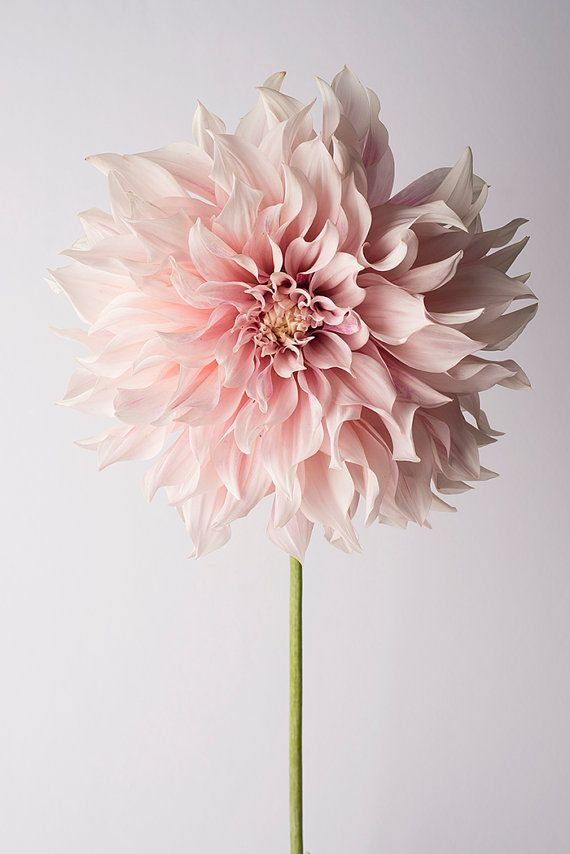
%> input picture halfgary/New folder/4.jpg, 570 x 854 px
$ octave rowwisehalfgray.m   (GNU Octave 9; MATLAB toolbox functions it lacks are replaced by stand-ins)
%> lines starting %> are read from the running program, lines starting %| are printed output that depends on the picture
inputdir='New folder/';
outputdir='bw/';
loadjpg=dir([inputdir '*.jpg']);
for i=1:length(loadjpg)
    imgRGB=imread([inputdir loadjpg(i).name]);
%> imgRGB is the input picture: size 854x570x3 uint8; mean R, G, B 209.8, 194.9, 195.2
    name=loadjpg(i).name;


imgGray = rgb2gray(imgRGB);
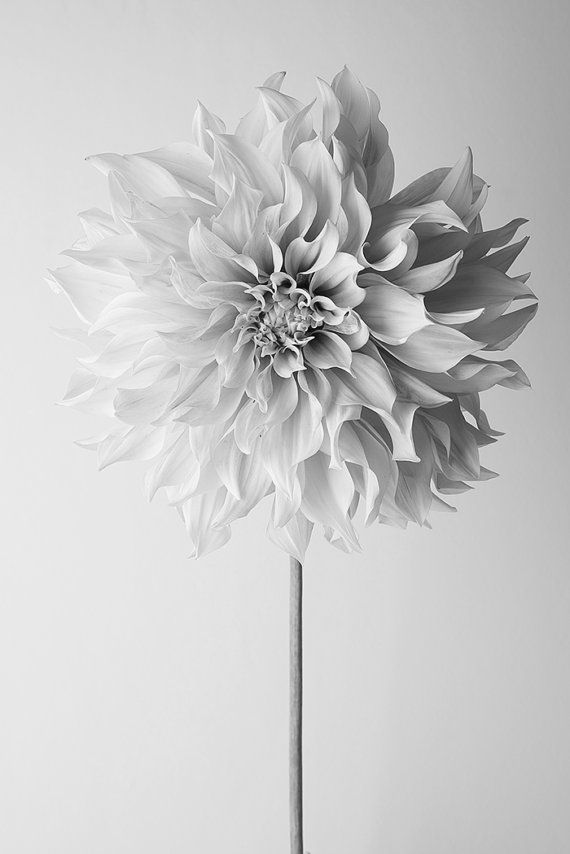
%> imgGray: size 854x570 uint8; min 5, max 253, mean 199.4


[r, c, ~] = size(imgRGB);
%> r = 854; c = 570
r= round(r/2);
%> r = 427

imgRGB([1:r],[1:c],1) = rgb2gray(imgRGB([1:r],[1:c],:));
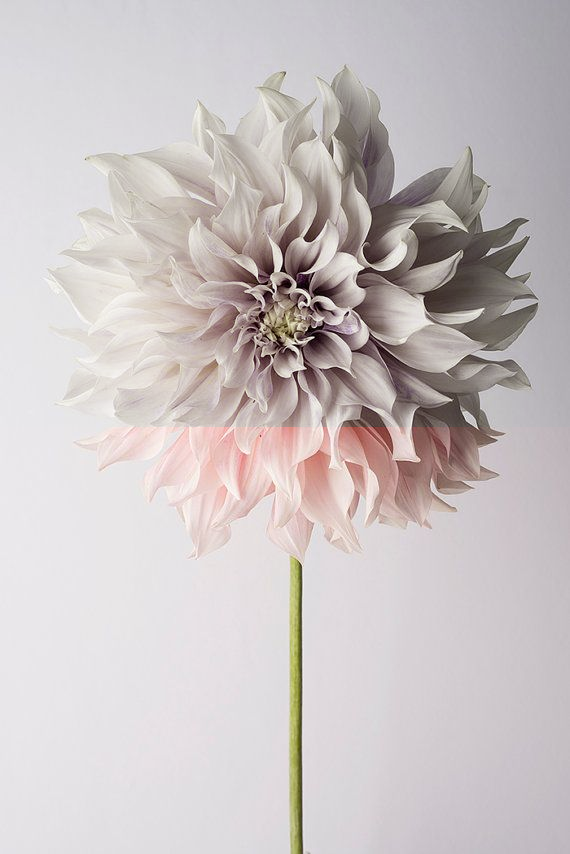
%> imgRGB: size 854x570x3 uint8; mean R, G, B 202.1, 194.9, 195.2
for i = 2:3
  imgRGB([1:r],[1:c],i) = imgRGB([1:r],[1:c],1);
end
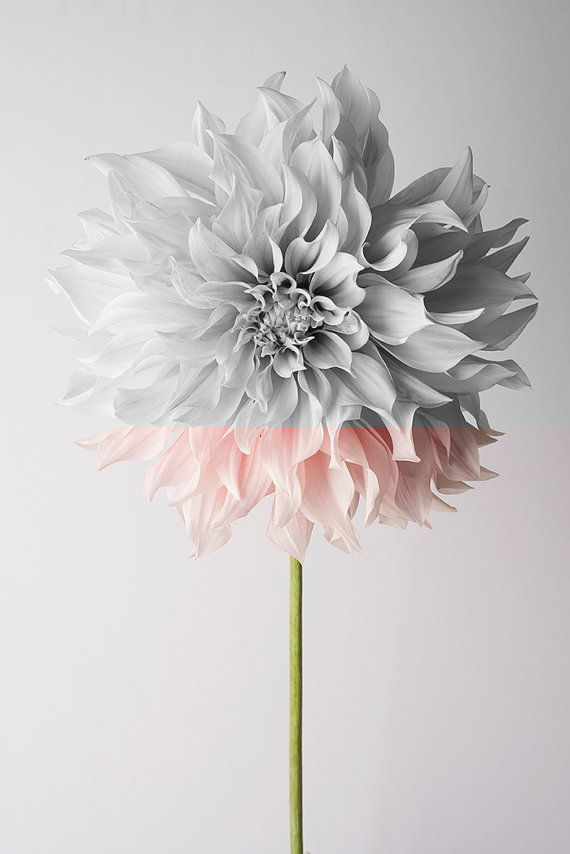
%> imgRGB: size 854x570x3 uint8; mean R, G, B 202.1, 198.1, 198.7

imshow(imgRGB)
imwrite(imgRGB, [outputdir name]);
end
